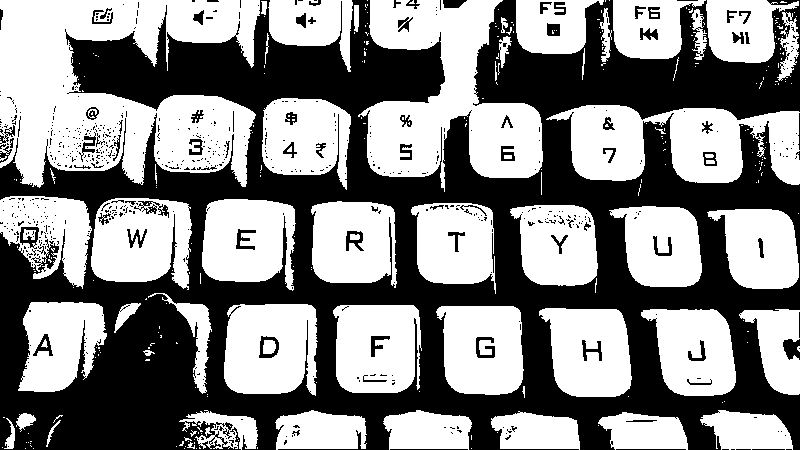
#> input picture output/captured_frame.png, 800 x 450 px
$ python verify_phase1.py
#> lines starting #> are read from the running program, lines starting #| are printed output that depends on the picture; after the words box and inside, x2 and y2 are one past the last pixel; in counts of white or black regions, pixels touching at a corner belong together
#> further down, real is the input picture: shape (450, 800, 3); 53.2% white; 659 black regions (575 under 20 px), largest, box (x1, y1, x2, y2) and area: (0, 0, 800, 450) 160011, (783, 339, 800, 360) 260, (134, 201, 169, 218) 211
### tests/baseline_scan.py
import cv2
import numpy as np

def four_point_transform(img, pts):

    '''
    used to transform the image into a flattened img  :)
    sets the points in order kyuki camera doesn't know ki kaunsa corner kaunsa h

    s = x + y -> sabse chota 'top left' and 'bottom right' (diagonals)
    d = x - y -> sbase chota 'top right' and 'bottom left' (diagonals)

    distance calculate krni padhti hai fir taki actual document size mil paye aur uske basis pe flatten/cropping ho from complete camera view.

    src - acts the actual points of the document/image captured
    dst - acts as the label provided joh ek fixed rectangle shape banayega jisme src fit hoga

    getPerspectiveTransform - yeh src ko fit krwata h dst mein
    wrapPerspective - upr wale function se shirf matrix form return hoti h uss matrix ko image me fitting karta h yeh
    '''


    pts = np.array(pts, dtype=np.float32).reshape(4, 2)

    s = pts.sum(axis=1)
    d = np.diff(pts, axis=1).ravel()
    tl, tr, br, bl = pts[np.argmin(s)], pts[np.argmin(d)], pts[np.argmax(s)], pts[np.argmax(d)]

    width = int(max(np.linalg.norm(tr - tl), np.linalg.norm(br - bl)))
    height = int(max(np.linalg.norm(bl - tl), np.linalg.norm(br - tr)))

    src = np.float32([tl, tr, br, bl])
    dst = np.float32([[0, 0], [width - 1, 0], [width - 1, height - 1], [0, height - 1]])
    matrix = cv2.getPerspectiveTransform(src, dst)
    return cv2.warpPerspective(img, matrix, (width, height))


def resize_to_fit(img, max_w=800, max_h=600):
    h, w = img.shape[:2]
    scale = min(max_w / w, max_h / h, 1.0)
    return cv2.resize(img, None, fx=scale, fy=scale)


def scanDetection(img, scale=0.4):


    '''
    as the name suggests - iska kaam h ki document dhundh ke uske 4 points find karna
    yaha contours ka use hota h kyuki this functionality helps in detecting the boundary of any object captured.

    filters - gray -> grayscale karke noise ko visible krwata h ; blur -> chote chote noise ko remove krne ke kaam aata h

    otsu -> kaam ata h ki kaunsa part paper ka white hoga aur uska black (general case)

    kernel ka use - yeh 2 kaam ke use aata h for example agr light ka reflection h uski wjgh se joh noise ara hoga usko ignore krta h aur paper itself mein agr kahi kahi dots/dark spots h toh unko fill krta h

    convexHull. Shape ko ek tight "elastic band" mein lapet deta hai, jisse andar ke dents bhar jaate hain.

    approxPolyDP. Outline ko kam corners wale polygon mein simplify karta hai. eps * peri tolerance hai (perimeter ka hissa). Chhota eps = zyada corners, bada eps = kam. Loop strict se dheela hota hai jab tak exactly 4 corners na mile.

    approx / scale. Detection 0.4x pe hua tha, to coordinates ko wapas original size mein badalte hain. Warp full-quality image pe hoga.
    '''


    h, w = img.shape[:2]


    doc_contour = np.array([[0, 0], [w, 0], [w, h], [0, h]], dtype=np.int32)


    small = cv2.resize(img, None, fx=scale, fy=scale)
    sh, sw = small.shape[:2]

    gray = cv2.cvtColor(small, cv2.COLOR_BGR2GRAY)
    blur = cv2.GaussianBlur(gray, (5, 5), 0)
    _, threshold = cv2.threshold(blur, 0, 255, cv2.THRESH_BINARY + cv2.THRESH_OTSU)

    kernel = np.ones((9, 9), np.uint8)

    threshold = cv2.morphologyEx(threshold, cv2.MORPH_OPEN, kernel)

    threshold = cv2.morphologyEx(threshold, cv2.MORPH_CLOSE, kernel)

    contours, _ = cv2.findContours(threshold, cv2.RETR_EXTERNAL, cv2.CHAIN_APPROX_SIMPLE)
    contours = sorted(contours, key=cv2.contourArea, reverse=True)

    for contour in contours[:3]:
        area = cv2.contourArea(contour)
        if not (0.1 * sh * sw < area < 0.9 * sh * sw):  # logo / poora frame ignore
            continue

        hull = cv2.convexHull(contour)
        peri = cv2.arcLength(hull, True)
        for eps in (0.015, 0.02, 0.03, 0.04, 0.05):
            approx = cv2.approxPolyDP(hull, eps * peri, True)
            if len(approx) == 4:
                return (approx / scale).astype(np.int32)  # original size ke coordinates

    return doc_contour


def scan_baseline(img, do_resize=True):
    """main.py ka loop body, bilkul waise hi (lines 118-137)."""
    doc_contour = scanDetection(img)

    view = img.copy()
    cv2.drawContours(view, [doc_contour], -1, (0, 255, 0), 3)

    wrapped = four_point_transform(img, doc_contour.reshape(4, 2))
    if do_resize:
        wrapped = resize_to_fit(wrapped)

    gray = cv2.cvtColor(wrapped, cv2.COLOR_BGR2GRAY)
    scanned = cv2.threshold(gray, 0, 255, cv2.THRESH_BINARY + cv2.THRESH_OTSU)[1]
    return scanned, doc_contour

### components/detection.py
"""
detection.py - camera frame me document ka contour dhoondhna.
"""
import cv2
import numpy as np


def scan_detection(img, scale=0.4, return_fallback=False):
    """Frame me sabse bada 4-corner document dhoondho.

    Detection chhoti copy (0.4x) par hoti hai, coordinates wapas original size
    me scale kiye jaate hain. `return_fallback=True` par (contour, used_fallback)
    milta hai; warna sirf contour (main.py ka purana behaviour).
    """
    h, w = img.shape[:2]

    doc_contour = np.array([[0, 0], [w, 0], [w, h], [0, h]], dtype=np.int32)

    small = cv2.resize(img, None, fx=scale, fy=scale)
    sh, sw = small.shape[:2]

    gray = cv2.cvtColor(small, cv2.COLOR_BGR2GRAY)
    blur = cv2.GaussianBlur(gray, (5, 5), 0)
    _, threshold = cv2.threshold(blur, 0, 255, cv2.THRESH_BINARY + cv2.THRESH_OTSU)

    kernel = np.ones((9, 9), np.uint8)
    threshold = cv2.morphologyEx(threshold, cv2.MORPH_OPEN, kernel)
    threshold = cv2.morphologyEx(threshold, cv2.MORPH_CLOSE, kernel)

    contours, _ = cv2.findContours(threshold, cv2.RETR_EXTERNAL, cv2.CHAIN_APPROX_SIMPLE)
    contours = sorted(contours, key=cv2.contourArea, reverse=True)

    for contour in contours[:3]:
        area = cv2.contourArea(contour)
        if not (0.1 * sh * sw < area < 0.9 * sh * sw):  # logo / poora frame ignore
            continue

        hull = cv2.convexHull(contour)
        peri = cv2.arcLength(hull, True)
        for eps in (0.015, 0.02, 0.03, 0.04, 0.05):
            approx = cv2.approxPolyDP(hull, eps * peri, True)
            if len(approx) == 4:
                found = (approx / scale).astype(np.int32)
                return (found, False) if return_fallback else found

    return (doc_contour, True) if return_fallback else doc_contour

### components/geometry.py
"""
geometry.py - corner ordering, perspective warp, resize aur corner scaling.
"""
import cv2
import numpy as np


def order_corners(pts):
    """Chaar corners ko TL/TR/BR/BL me order karo (client kisi bhi order me bheje)."""
    pts = np.array(pts, dtype=np.float32).reshape(4, 2)
    s = pts.sum(axis=1)
    d = np.diff(pts, axis=1).ravel()
    return pts[np.argmin(s)], pts[np.argmin(d)], pts[np.argmax(s)], pts[np.argmax(d)]


def four_point_transform(img, pts):
    """Warped page nikalo: corners order karke perspective transform lagao."""
    pts = np.array(pts, dtype=np.float32).reshape(4, 2)

    tl, tr, br, bl = order_corners(pts)

    width = int(max(np.linalg.norm(tr - tl), np.linalg.norm(br - bl)))
    height = int(max(np.linalg.norm(bl - tl), np.linalg.norm(br - tr)))

    src = np.float32([tl, tr, br, bl])
    dst = np.float32([[0, 0], [width - 1, 0], [width - 1, height - 1], [0, height - 1]])
    matrix = cv2.getPerspectiveTransform(src, dst)
    return cv2.warpPerspective(img, matrix, (width, height))


def resize_to_fit(img, max_w=800, max_h=600):
    """Sirf display/preview ke liye resize. Scan ke liye mat use karo - text blur hota hai."""
    h, w = img.shape[:2]
    scale = min(max_w / w, max_h / h, 1.0)
    return cv2.resize(img, None, fx=scale, fy=scale)


# [9 lines left out: function scale_corners, not called in this run]

### components/binarize.py
"""
binarize.py - B&W scan functions.

`binarize`/`scan_image` purane (verbatim) pipeline hain - local tool aur parity
tests inhe as-is use karte hain. `binarize_document` naya shadow-corrected B&W
path hai jo `/scan` use karta hai.
"""
import cv2
import numpy as np

from .detection import scan_detection
from .enhancement import _odd, normalize_illumination
from .geometry import four_point_transform


def binarize(img, method="otsu"):
    """Warped page -> B&W. method: "otsu" (global) ya "adaptive" (local)."""
    gray = cv2.cvtColor(img, cv2.COLOR_BGR2GRAY)

    if method == "otsu":
        return cv2.threshold(gray, 0, 255, cv2.THRESH_BINARY + cv2.THRESH_OTSU)[1]

    if method == "adaptive":
        return cv2.adaptiveThreshold(
            gray, 255, cv2.ADAPTIVE_THRESH_GAUSSIAN_C, cv2.THRESH_BINARY, 31, 10
        )

    raise ValueError(f"unknown method: {method!r} (use 'otsu' ya 'adaptive')")


def scan_image(img, max_side=None, method="otsu"):
    """Poora scan ek call me: detect -> warp -> binarize.

    max_side sirf input ko bound karta hai; warped page full resolution rehta hai.
    Return: {"scan", "contour", "used_fallback"}.
    """
    if max_side:
        h, w = img.shape[:2]
        if max(h, w) > max_side:
            factor = max_side / max(h, w)
            img = cv2.resize(img, None, fx=factor, fy=factor, interpolation=cv2.INTER_AREA)

    contour, used_fallback = scan_detection(img, return_fallback=True)

    warped = four_point_transform(img, contour.reshape(4, 2))
    scan = binarize(warped, method=method)

    return {"scan": scan, "contour": contour, "used_fallback": used_fallback}


# [20 lines left out: function binarize_document, not called in this run]

### tests/verify_phase1.py
"""
Phase 1 verification: old code vs new code, same venv, byte-for-byte.

Runs in the project venv (same cv2/numpy as your local tool).
"""
import sys
from pathlib import Path
sys.path.insert(0, str(Path(__file__).resolve().parent))
import _paths
import hashlib
import sys

sys.path.insert(0, str(Path(__file__).resolve().parent))
sys.path.insert(0, str(_paths.REPO))

import cv2
import numpy as np

import baseline_scan as OLD
import scanner as NEW

print("=" * 62)
print("local venv versions")
print("=" * 62)
print("  cv2.__version__   :", cv2.__version__)
print("  numpy.__version__ :", np.__version__)
print("  python            :", sys.version.split()[0])
print()

IMG_DIR = str(_paths.REPO / "output")


def png_hash(img):
    ok, buf = cv2.imencode(".png", img)
    assert ok
    return hashlib.sha256(buf.tobytes()).hexdigest()


def make_synthetic():
    """white page, tilted, on a dark desk, with fake text lines"""
    img = np.full((1400, 1900, 3), 45, np.uint8)
    img = cv2.GaussianBlur(img, (5, 5), 0)
    page = np.array([[260, 180], [1640, 300], [1560, 1230], [330, 1150]], np.int32)
    cv2.fillConvexPoly(img, page, (238, 238, 240))
    cv2.polylines(img, [page], True, (120, 120, 120), 4)
#> img: shape (1400, 1900, 3); mean of channels 0, 1, 2 134.8, 134.8, 135.7
    for i in range(22):
        y = 380 + i * 36
        w = 900 - (i % 4) * 130
        cv2.line(img, (380, y), (380 + w, y + 18), (55, 55, 60), 3)
#> img: shape (1400, 1900, 3); mean of channels 0, 1, 2 129.4, 129.4, 130.4
    cv2.line(img, (380, 300), (1180, 300), (30, 30, 35), 5)
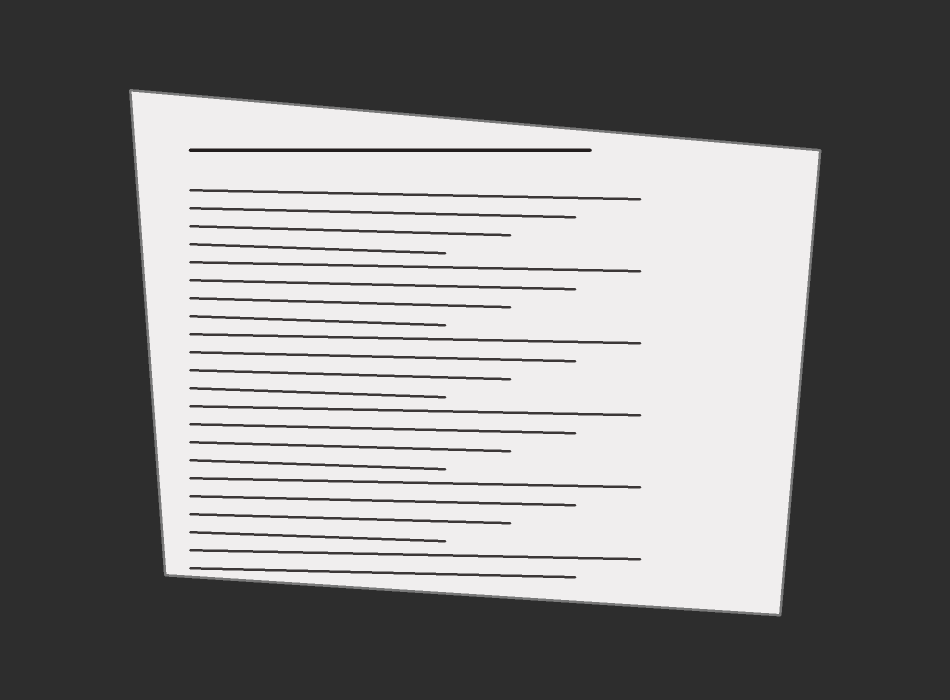
#> img: shape (1400, 1900, 3) (shown at 1/2 size); mean of channels 0, 1, 2 128.9, 128.9, 129.9; drawn as B, G, R
    return img


tests = {}

real = cv2.imread(f"{IMG_DIR}/captured_frame.png")
tests["real captured_frame.png"] = real

synth = make_synthetic()
tests["synthetic tilted page"] = synth

tests["real rotated 90"] = cv2.rotate(real, cv2.ROTATE_90_CLOCKWISE)
tests["synthetic upscaled"] = cv2.resize(synth, None, fx=1.5, fy=1.5, interpolation=cv2.INTER_CUBIC)

fails = 0

for name, img in tests.items():
    print("=" * 62)
    print(name, "|", img.shape)
    print("=" * 62)

    # ---- A: contour parity (pure extraction claim) ----
    c_old = OLD.scanDetection(img)
    c_new = NEW.scan_detection(img)
    a_ok = np.array_equal(c_old, c_new)
    _, fb = NEW.scan_detection(img, return_fallback=True)
    print(f"  A contour parity            : {'PASS' if a_ok else 'FAIL'}")
    print(f"    used_fallback={fb}   contour dtype={c_new.dtype} shape={c_new.shape}")
    fails += (not a_ok)

    # return_fallback default must stay OFF (main.py depends on it)
    d_ok = isinstance(NEW.scan_detection(img), np.ndarray)
    print(f"    return_fallback default off: {'PASS' if d_ok else 'FAIL'}")
    fails += (not d_ok)

    # ---- B: full pipeline WITH resize == main.py's loop ----
    s_old, _ = OLD.scan_baseline(img, do_resize=True)
    w = NEW.four_point_transform(img, NEW.scan_detection(img).reshape(4, 2))
    s_new = NEW.binarize(NEW.resize_to_fit(w), method="otsu")
    h_old, h_new = png_hash(s_old), png_hash(s_new)
    b_ok = h_old == h_new and s_old.shape == s_new.shape
    print(f"  B main.py loop parity       : {'PASS' if b_ok else 'FAIL'}")
    print(f"    old sha256 {h_old}")
    print(f"    new sha256 {h_new}")
    print(f"    size  old={s_old.shape} new={s_new.shape}")
    fails += (not b_ok)

    # ---- C: full pipeline WITHOUT resize == scan_image(max_side=None) ----
    s_old2, _ = OLD.scan_baseline(img, do_resize=False)
    res = NEW.scan_image(img, method="otsu")
    h_old2, h_new2 = png_hash(s_old2), png_hash(res["scan"])
    c_ok = h_old2 == h_new2 and s_old2.shape == res["scan"].shape
    print(f"  C scan_image parity (no resize): {'PASS' if c_ok else 'FAIL'}")
    print(f"    old sha256 {h_old2}")
    print(f"    new sha256 {h_new2}")
    print(f"    size  old={s_old2.shape} new={res['scan'].shape}")
    fails += (not c_ok)

    # ---- D: the intentional difference (OCR argument) ----
    full = NEW.scan_image(img)["scan"].shape
    loop = s_old.shape
    print(f"  D full-res vs loop-resize  : full={full} loop={loop}  (expected to differ)")
    print(f"    full-res keeps {full[1]}px wide vs loop {loop[1]}px")
    print()
#> this loop made 4 passes
#> name on passes 2, 4: 'synthetic tilted page', 'synthetic upscaled'
#> (printed output is left out)
#> pass 1, in scanDetection, `small = cv2.resize(img, None, fx=scale, fy=scale)`:
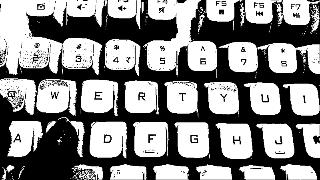
#> small: shape (180, 320, 3); min 0, max 255, mean 135.7
#> after the loop:
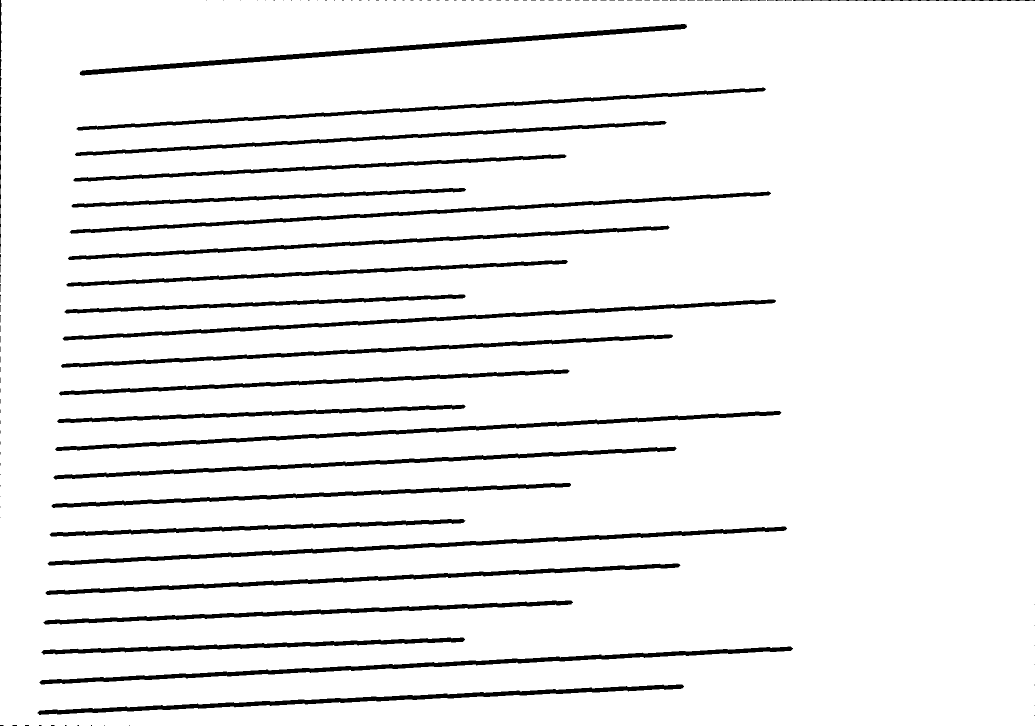
#> s_old2: shape (1451, 2070) (shown at 1/2 size); 93% white; 134 black regions (103 under 20 px), largest, box (x1, y1, x2, y2) and area: (79, 1293, 1586, 1369) 12796, (95, 1053, 1574, 1131) 12105, (159, 48, 1374, 151) 12005
#> after the loop:
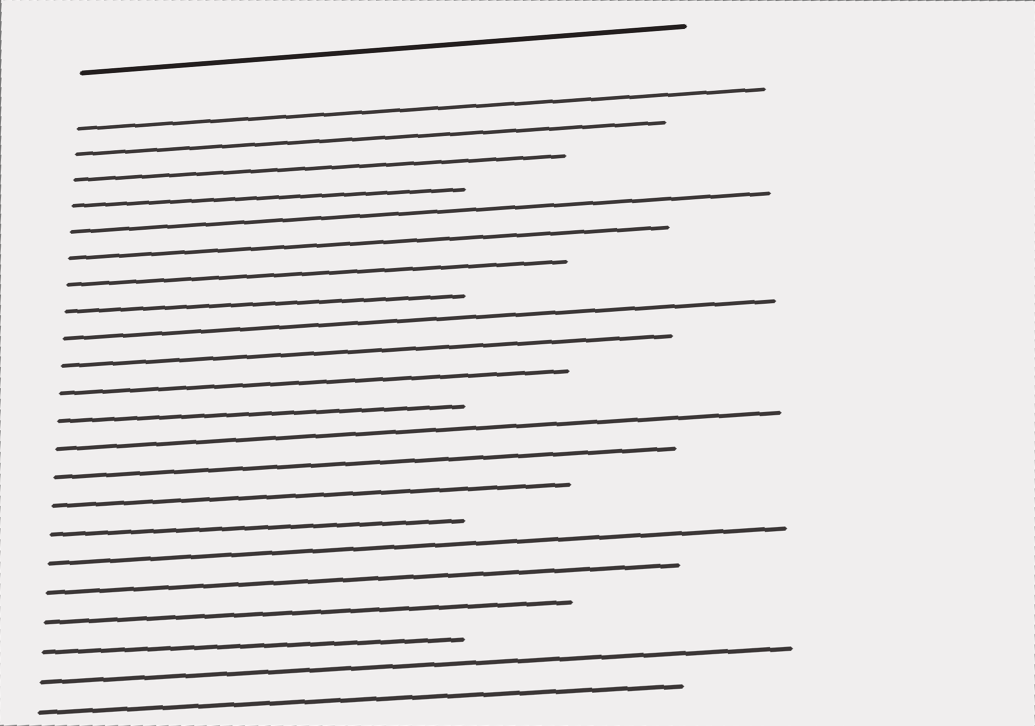
#> w: shape (1451, 2070, 3) (shown at 1/2 size); mean of channels 0, 1, 2 225.1, 225.1, 227.3; drawn as B, G, R
#> after the loop, fails = 0

# ---- E: adaptive opt-in ----
print("=" * 62)
print("E adaptive method (opt-in)")
print("=" * 62)
o = NEW.scan_image(synth, method="otsu")["scan"]
#> in scan_detection (call 25), `contours, _ = cv2.findContours(threshold, cv2.RETR_EXTERNAL, cv2.CHAIN..`: contours = 1 contour; box (x1, y1, x2, y2) and area: (105, 73, 655, 491) 196624
a1 = NEW.scan_image(synth, method="adaptive")["scan"]
a2 = NEW.scan_image(synth, method="adaptive")["scan"]
print("  otsu sha256                :", png_hash(o))
#|   otsu sha256                : 7eb412b58923da301a61d4c464d76ebca488a928b0be550ba0b469cce28343c3
print("  adaptive sha256            :", png_hash(a1))
#|   adaptive sha256            : b18eadee165a2048f039947143d230f9c1b2f9d996af6c3b952d9222abbb92d1
print("  adaptive deterministic     :", "PASS" if png_hash(a1) == png_hash(a2) else "FAIL")
#|   adaptive deterministic     : PASS
print("  adaptive differs from otsu :", "PASS" if png_hash(a1) != png_hash(o) else "FAIL")
#|   adaptive differs from otsu : PASS
print("  shapes match               :", "PASS" if a1.shape == o.shape else "FAIL")
#|   shapes match               : PASS
try:
    NEW.binarize(synth, method="bogus")
    print("  bad method raises          : FAIL")
except ValueError as e:
    print("  bad method raises          : PASS", f"({e})")

# ---- F: max_side bounds input only ----
print()
print("=" * 62)
print("F max_side")
print("=" * 62)
big = cv2.resize(synth, None, fx=3, fy=3, interpolation=cv2.INTER_CUBIC)
print("  input                      :", big.shape)
#|   input                      : (4200, 5700, 3)
r = NEW.scan_image(big, max_side=1200)
#> in scan_image (call 12), `img = cv2.resize(img, None, fx=factor, fy=factor, interpolation=cv2.IN..`:
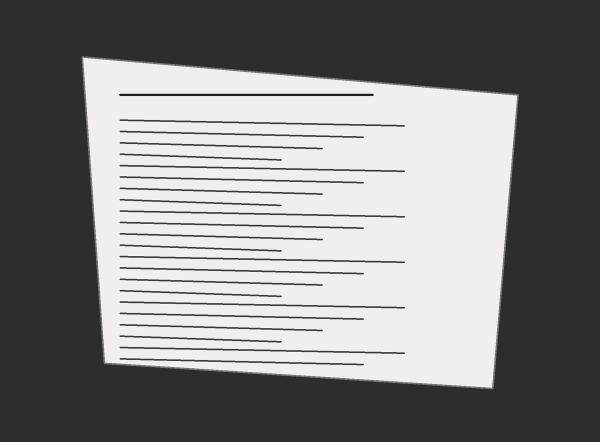
#> img: shape (884, 1200, 3) (shown at 1/2 size); mean of channels 0, 1, 2 128.9, 128.9, 129.9; drawn as B, G, R
#> in scan_detection (call 28), `doc_contour = np.array([[0, 0], [w, 0], [w, h], [0, h]], dtype=np.int32)`: doc_contour = [[0, 0], [1200, 0], [1200, 884], [0, 884]]
#> in scan_detection (call 28), `threshold = cv2.morphologyEx(threshold, cv2.MORPH_CLOSE, kernel)`:
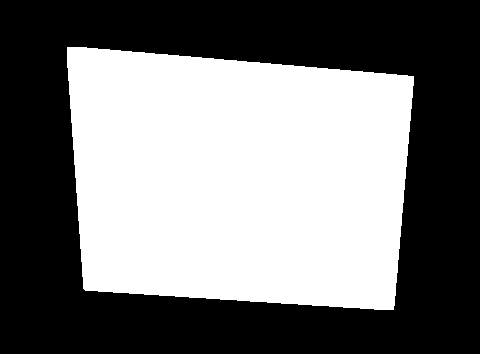
#> threshold: shape (354, 480); 46.5% white; 1 white region
#> in scan_detection (call 28), `contours, _ = cv2.findContours(threshold, cv2.RETR_EXTERNAL, cv2.CHAIN..`: contours = 1 contour; box (x1, y1, x2, y2) and area: (67, 47, 414, 310) 78481
#> in scan_image (call 12), `contour, used_fallback = scan_detection(img, return_fallback=True)`: contour = [[167, 117], [1032, 190], [982, 772], [212, 725]]
#> in binarize (call 17), `return cv2.threshold(gray, 0, 255, cv2.THRESH_BINARY + cv2.THRESH_OTSU..`:
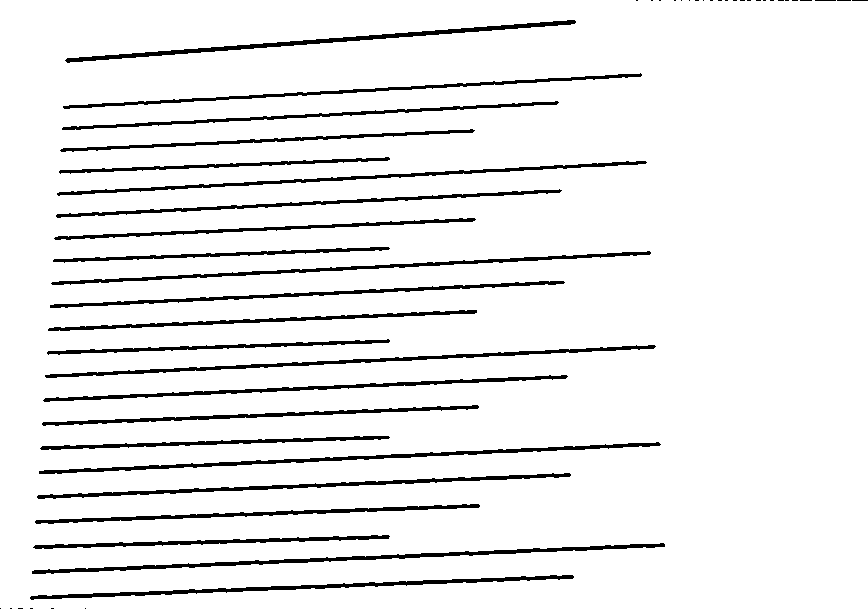
#> returned value: shape (609, 868); 92.6% white; 53 black regions (29 under 20 px), largest, box (x1, y1, x2, y2) and area: (32, 543, 665, 574) 2377, (39, 442, 661, 474) 2243, (65, 20, 576, 63) 2196
#> r = 3 items
print("  after max_side=1200        :", r["scan"].shape)
#|   after max_side=1200        : (609, 868)
bounded = max(r["scan"].shape[:2]) > 0
print("  produced output            :", "PASS" if bounded else "FAIL")
#|   produced output            : PASS

print()
print("=" * 62)
print("TOTAL FAILURES:", fails)
#| TOTAL FAILURES: 0
print("=" * 62)
